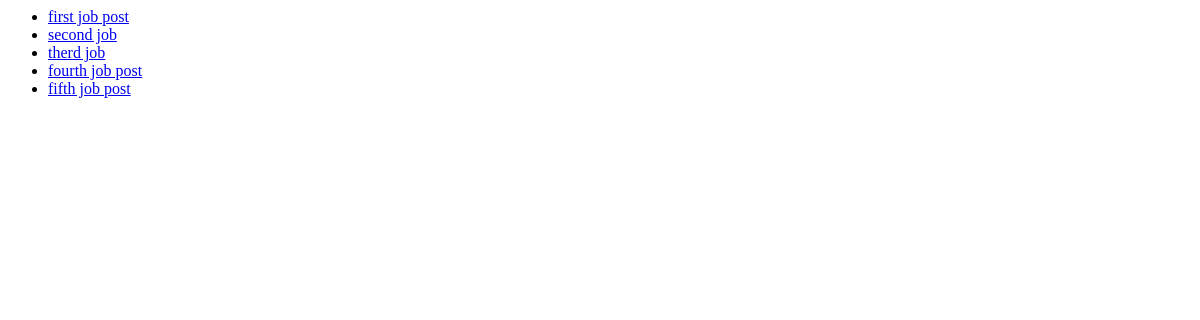
Before: / with the older database file.
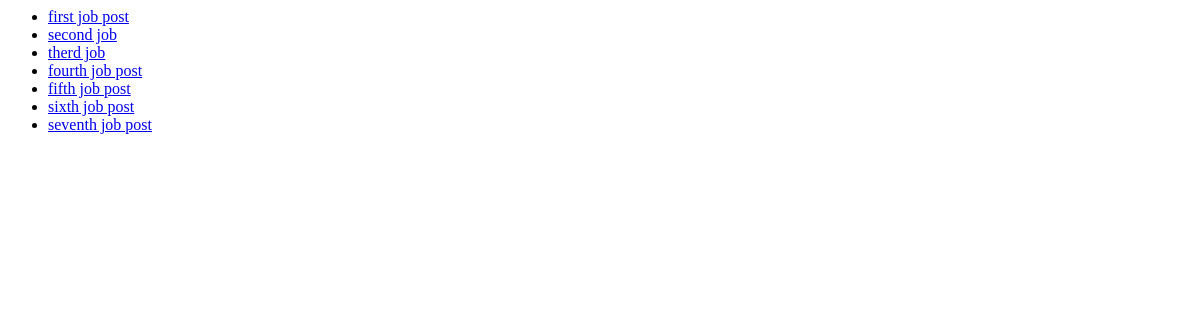
After: the same page with the newer database file.
### app/models.py (models this page shows, shortened)
class JobPost(models.Model):
    title = models.CharField(max_length=200)
    description = models.CharField(max_length=200)
    date = models.DateTimeField(auto_now_add=True)
    salary = models.IntegerField()
    slug = models.SlugField(null=True)
    def __str__(self):
        return self.title

### app/views.py (the view)
# urls.py: path('', views.job_list, name="jobs_home"),
def job_list(request):
    for j in job_title:
        job_id = job_title.index(j)
        detail_url = reverse("jobs_detail", args=(job_id,))
    jobs = JobPost.objects.all()
    context = {"jobs":jobs}
    return render(request, "app/index.html", context)

### app/templates/app/index.html (shortened to what this page needs)
<ul>
{% for job in jobs %}
    <li>
        <a href="{% url 'jobs_detail' job.id%}" >
            {{job}}
        </a>
    </li>
{% endfor %}
</ul>

Changed rows visible on the page:
added JobPost: title "sixth job post"
added JobPost: title "seventh job post"
